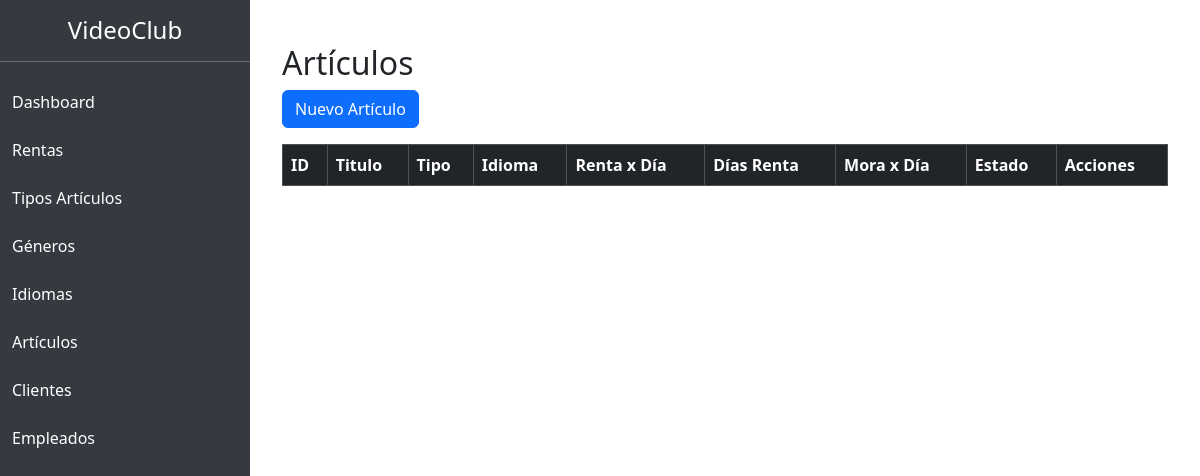
Before: /articulos/ with the older database file.
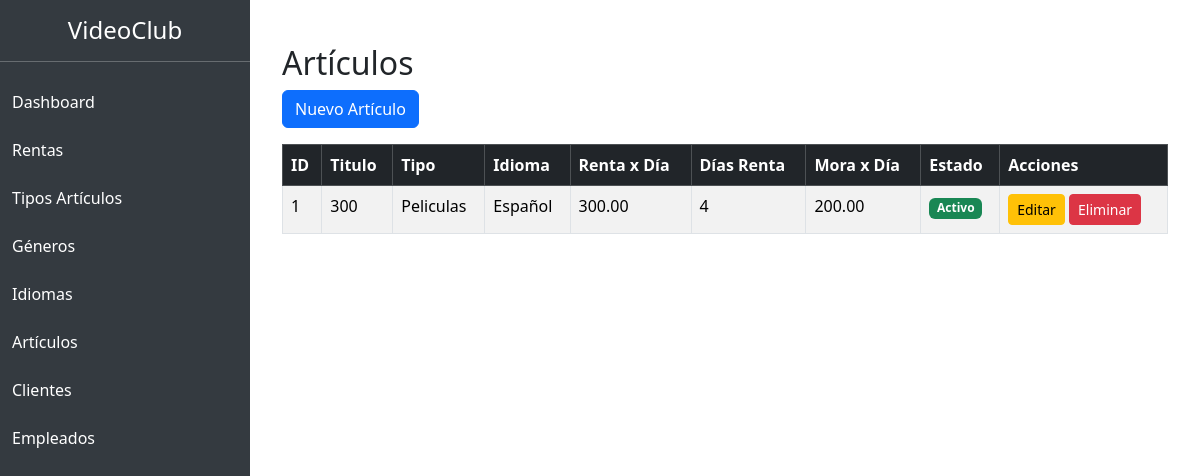
After: the same page with the newer database file.
### VideoClubApp/models.py (models this page shows, shortened)
class Articulo(models.Model):
    titulo = models.CharField(max_length=200)
    tipo_articulo = models.ForeignKey('TipoArticulo', on_delete=models.CASCADE)
    idioma = models.ForeignKey('Idioma', on_delete=models.CASCADE)
    renta_x_dia = models.DecimalField(max_digits=10, decimal_places=2)
    dias_renta = models.IntegerField()
    monto_entrega_tardia = models.DecimalField(max_digits=10, decimal_places=2)
    estado = models.BooleanField(default=True)

class TipoArticulo(models.Model):
    descripcion = models.CharField(max_length=100)
    estado = models.BooleanField(default=True)

class Idioma(models.Model):
    descripcion = models.CharField(max_length=100)
    estado = models.BooleanField(default=True)

### VideoClubApp/views.py (the view)
# urls.py: path('articulos/', views.lista_articulos, name='lista_articulos'),
def lista_articulos(request):
    articulos = Articulo.objects.all()
    return render(request, 'articulos/lista.html', {'articulos': articulos})

### VideoClubApp/templates/articulos/lista.html
{% extends 'base.html' %}
{% block contenido %}
<div class="container mt-4">
<h2>Artículos</h2>
<a href="{% url 'crear_articulo' %}" class="btn btn-primary mb-3">
Nuevo Artículo
</a>
<table class="table table-striped table-bordered">
<thead class="table-dark">
<tr>
<th>ID</th>
<th>Titulo</th>
<th>Tipo</th>
<th>Idioma</th>
<th>Renta x Día</th>
<th>Días Renta</th>
<th>Mora x Día</th>
<th>Estado</th>
<th>Acciones</th>
</tr>
</thead>
<tbody>
{% for articulo in articulos %}
<tr>
<td>{{ articulo.id }}</td>
<td>{{ articulo.titulo }}</td>
<td>{{ articulo.tipo_articulo.descripcion }}</td>
<td>{{ articulo.idioma.descripcion }}</td>
<td>{{ articulo.renta_x_dia }}</td>
<td>{{ articulo.dias_renta }}</td>
<td>{{ articulo.monto_entrega_tardia }}</td>
<td>
{% if articulo.estado %}
<span class="badge bg-success">Activo</span>
{% else %}
<span class="badge bg-danger">Inactivo</span>
{% endif %}
</td>
<td>
<a href="{% url 'editar_articulo' articulo.id %}" class="btn btn-warning btn-sm">
Editar
</a>
<a href="{% url 'eliminar_articulo' articulo.id %}"
class="btn btn-danger btn-sm"
onclick="return confirm('¿Seguro que desea eliminar?')">
Eliminar
</a>
</td>
</tr>
{% endfor %}
</tbody>
</table>
</div>
{% endblock %}

Changed rows visible on the page:
added Articulo: id "1", titulo "300", tipo_articulo.descripcion "Peliculas", idioma.descripcion "Español", renta_x_dia "300.00", dias_renta "4", monto_entrega_tardia "200.00", estado "Activo"
